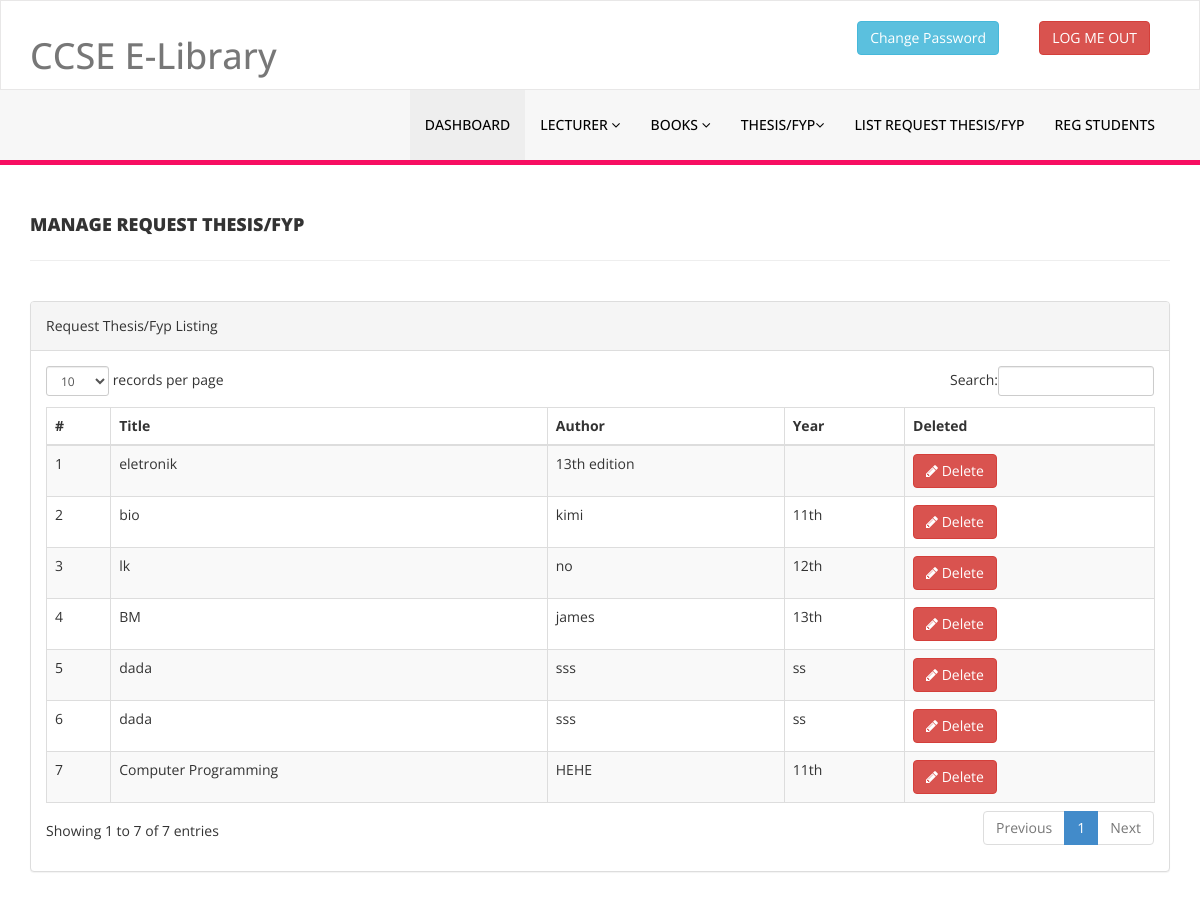
/library/admin/manage-Reqbook.php (signed in), run on the app's committed database.
### tables this page shows
CREATE TABLE `reqbook` (
  `id` int(1) NOT NULL,
  `ReqTitle` varchar(100) DEFAULT NULL,
  `ReqAuthor` varchar(100) DEFAULT NULL,
  `ReqVersion` varchar(100) DEFAULT NULL
);

### library/admin/manage-ReqBook.php (the view, shortened to what this page needs)
<?php
include('includes/config.php');
if(strlen($_SESSION['alogin'])==0)
    {
header('location:index.php');
}
else{
    ?>
<!DOCTYPE html>
<html xmlns="http://www.w3.org/1999/xhtml">
<head>
    <link href="assets/css/bootstrap.css" rel="stylesheet" />
    <link href="assets/css/font-awesome.css" rel="stylesheet" />
    <link href="assets/js/dataTables/dataTables.bootstrap.css" rel="stylesheet" />
    <link href="assets/css/style.css" rel="stylesheet" />
</head>
<body>
<?php include('includes/header.php');?>
    <div class="content-wrapper">
         <div class="container">
        <div class="row pad-botm">
            <div class="col-md-12">
                <h4 class="header-line">Manage Request Thesis/Fyp</h4>
    </div>
     <div class="row">
</div>
        </div>
            <div class="row">
                <div class="col-md-12">
                    <div class="panel panel-default">
                        <div class="panel-heading">
                           Request Thesis/Fyp Listing
                        </div>
                        <div class="panel-body">
                            <div class="table-responsive">
                                <table class="table table-striped table-bordered table-hover" id="dataTables-example">
                                    <thead>
                                        <tr>
                                            <th>#</th>
                                            <th>Title</th>
                                            <th>Author</th>
                                            <th>Year</th>
                                            <th>Deleted</th>
                                        </tr>
                                    </thead>
                                    <tbody>
<?php $sql = "SELECT * from  ReqBook";
$query = $dbh -> prepare($sql);
$query->execute();
$results=$query->fetchAll(PDO::FETCH_OBJ);
$cnt=1;
if($query->rowCount() > 0)
{
foreach($results as $result)
{               ?>
                                        <tr class="odd gradeX">
                                            <td class="center"><?php echo htmlentities($cnt);?></td>
                                            <td class="center"><?php echo htmlentities($result->ReqTitle);?></td>
                                            <td class="center"><?php echo htmlentities($result->ReqAuthor);?></td>
                                            <td class="center"><?php echo htmlentities($result->ReqVersion);?></td>
                                            <td class="center">
                                          <a href="manage-ReqBook.php?del=<?php echo htmlentities($result->id);?>" onclick="return confirm('Are you sure you want to delete?');"" >  <button class="btn btn-danger"><i class="fa fa-pencil"></i> Delete</button>
                                            </td>
                                        </tr>
 <?php $cnt=$cnt+1;}} ?>
                                    </tbody>
                                </table>
                            </div>
                        </div>
                    </div>
                </div>
            </div>
    </div>
    </div>
</body>
</html>
<?php } ?>

### library/admin/assets/css/style.css (style rules this page uses)
.content-wrapper { margin-top: 40px; min-height:800px; padding-bottom:90px; }
.header-line { font-weight:900; padding-bottom:25px; border-bottom:1px solid #eeeeee; text-transform:uppercase; }
.pad-botm { padding-bottom:30px; }

### data on the page
reqbook: ReqTitle "eletronik", ReqAuthor "13th edition"
reqbook: ReqTitle "bio", ReqAuthor "kimi", ReqVersion "11th"
reqbook: ReqTitle "lk", ReqAuthor "no", ReqVersion "12th"
reqbook: ReqTitle "BM", ReqAuthor "james", ReqVersion "13th"
reqbook: ReqTitle "dada", ReqAuthor "sss", ReqVersion "ss"
reqbook: ReqTitle "dada", ReqAuthor "sss", ReqVersion "ss"
reqbook: ReqTitle "Computer Programming", ReqAuthor "HEHE", ReqVersion "11th"
